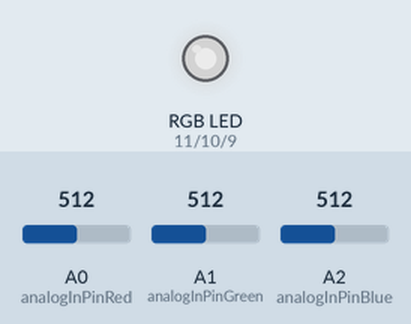
A sketch run on a simulated Arduino Uno, built with avr-gcc and run on an emulated ATmega328P. Parts: an RGB LED mixed from three pins (HIGH = lit). Inputs (shaded band) come from the test bench; at power-on: A0 (analogInPinRed) = 512, A1 (analogInPinGreen) = 512, A2 (analogInPinBlue) = 512. Dim RGB values are drawn brighter than linear.

Above: at 1.2 s.
1.3 s: A0 (analogInPinRed) set to 716
At 1.6 s:
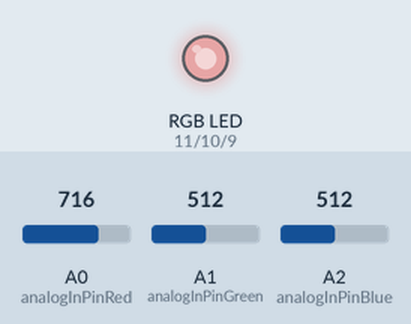
2.8 s: A1 (analogInPinGreen) set to 716
At 4.0 s:
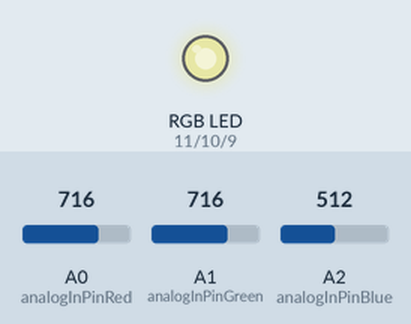
4.3 s: A2 (analogInPinBlue) set to 716
At 5.1 s:
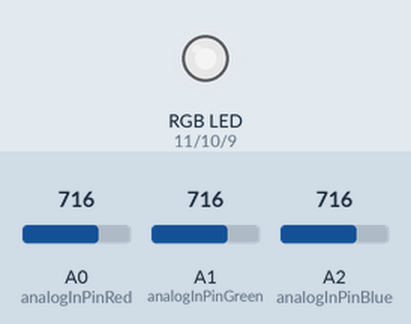
5.8 s: A0 (analogInPinRed) set to 900
At 6.3 s:
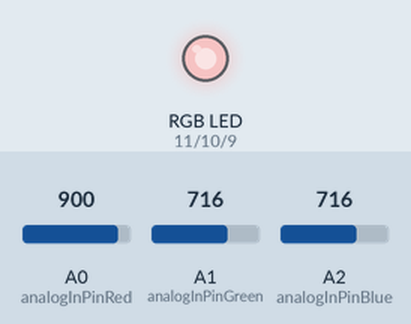
7.3 s: A1 (analogInPinGreen) set to 900
At 8.5 s:
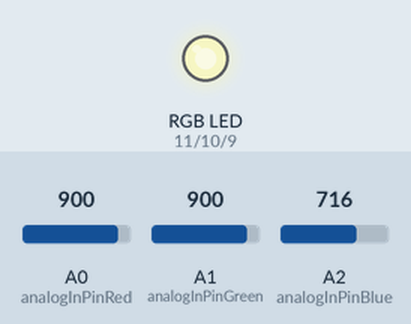
8.8 s: A2 (analogInPinBlue) set to 900
At 9.8 s:
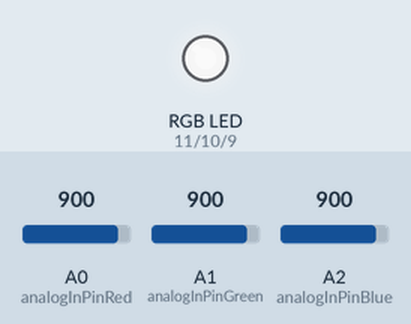
Timing chart, 0 to 11.3 s (numbered marks = the images above; inputs shaded):
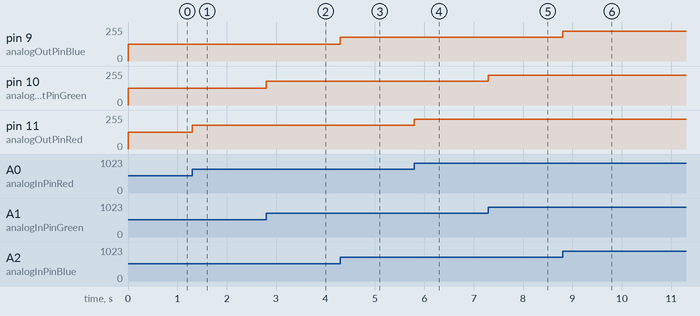

Measured:
- after the input at 1.3 s, pin 11 (analogOutPinRed): 127/255 → 178/255 at once
- after the input at 2.8 s, pin 10 (analogOutPinGreen): 127/255 → 178/255 at once
- after the input at 4.3 s, pin 9 (analogOutPinBlue): 127/255 → 178/255 at once
- after the input at 5.8 s, pin 11 (analogOutPinRed): 178/255 → 224/255 at once
- after the input at 7.3 s, pin 10 (analogOutPinGreen): 178/255 → 224/255 at once
- after the input at 8.8 s, pin 9 (analogOutPinBlue): 178/255 → 224/255 at once

The sketch:

Homework1.ino
```cpp
#define MIN_ANALOG_INPUT 0
#define MAX_ANALOG_INPUT 1023
#define MIN_ANALOG_OUTPUT 0
#define MAX_ANALOG_OUTPUT 255

const int analogInPinRed = A0;
const int analogInPinGreen = A1;
const int analogInPinBlue = A2;

const int analogOutPinRed = 11;
const int analogOutPinGreen = 10;
const int analogOutPinBlue = 9;

int sensorValueRed = 0;
int sensorValueGreen = 0;
int sensorValueBlue = 0;

int outputValueRed = 0;
int outputValueGreen = 0;
int outputValueBlue = 0;

void setup () {
  pinMode(analogInPinRed, INPUT);
  pinMode(analogInPinGreen, INPUT);
  pinMode(analogInPinBlue, INPUT);

  pinMode(analogOutPinRed, OUTPUT);
  pinMode(analogOutPinGreen, OUTPUT);
  pinMode(analogOutPinBlue, OUTPUT);
}

/* the values read from the sensors (potentiometer in our case) are mapped in an adequate interval
that can be interpreted by the RGB led, then are passed to their corresponding color
the input values are between 0 and 1023, while the output values are between 0 and 255*/
void loop () {
  sensorValueRed = analogRead(analogInPinRed);
  sensorValueGreen = analogRead(analogInPinGreen);
  sensorValueBlue = analogRead(analogInPinBlue);

  outputValueRed = map(sensorValueRed, MIN_ANALOG_INPUT, MAX_ANALOG_INPUT, MIN_ANALOG_OUTPUT, MAX_ANALOG_OUTPUT);
  outputValueGreen = map(sensorValueGreen, MIN_ANALOG_INPUT, MAX_ANALOG_INPUT, MIN_ANALOG_OUTPUT, MAX_ANALOG_OUTPUT);
  outputValueBlue = map(sensorValueBlue, MIN_ANALOG_INPUT, MAX_ANALOG_INPUT, MIN_ANALOG_OUTPUT, MAX_ANALOG_OUTPUT);

  analogWrite(analogOutPinRed, outputValueRed);
  analogWrite(analogOutPinGreen, outputValueGreen);
  analogWrite(analogOutPinBlue, outputValueBlue);
}
```
